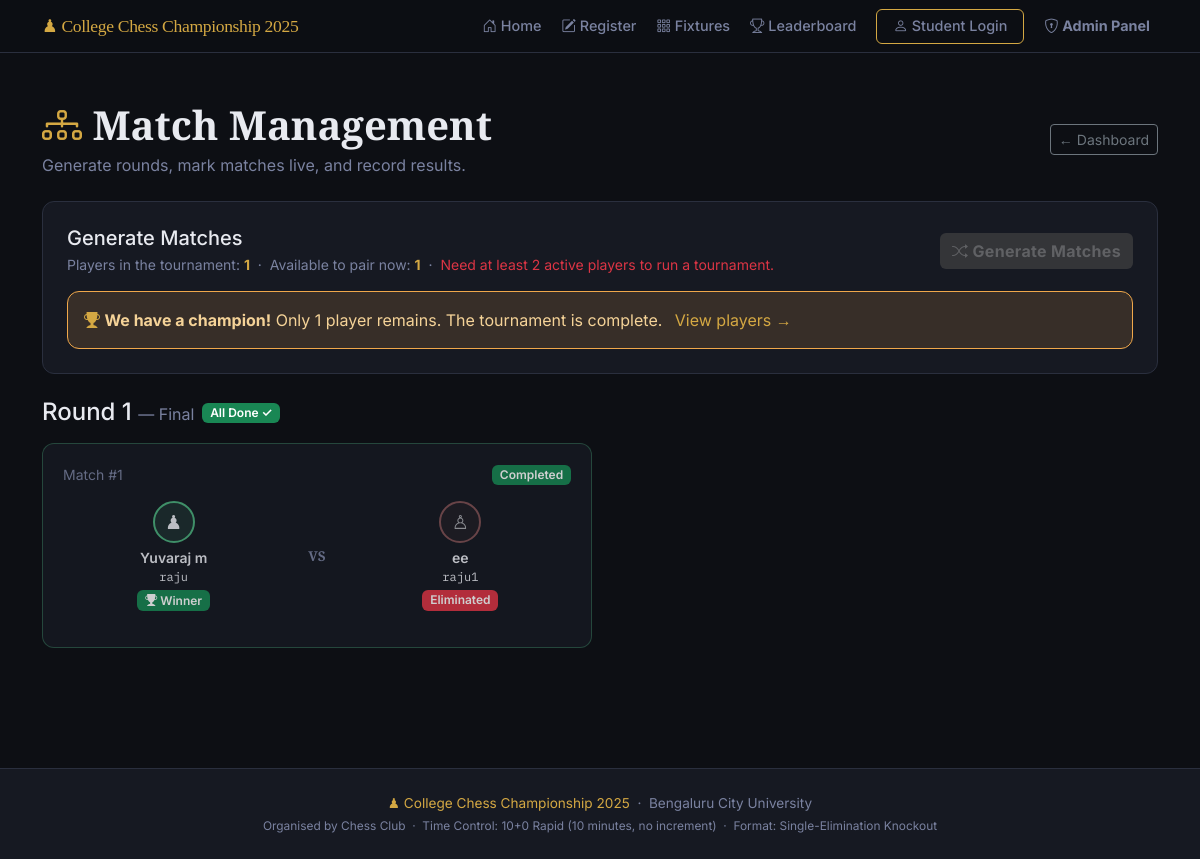
Before: /admin/matches (signed in) with the older database file.
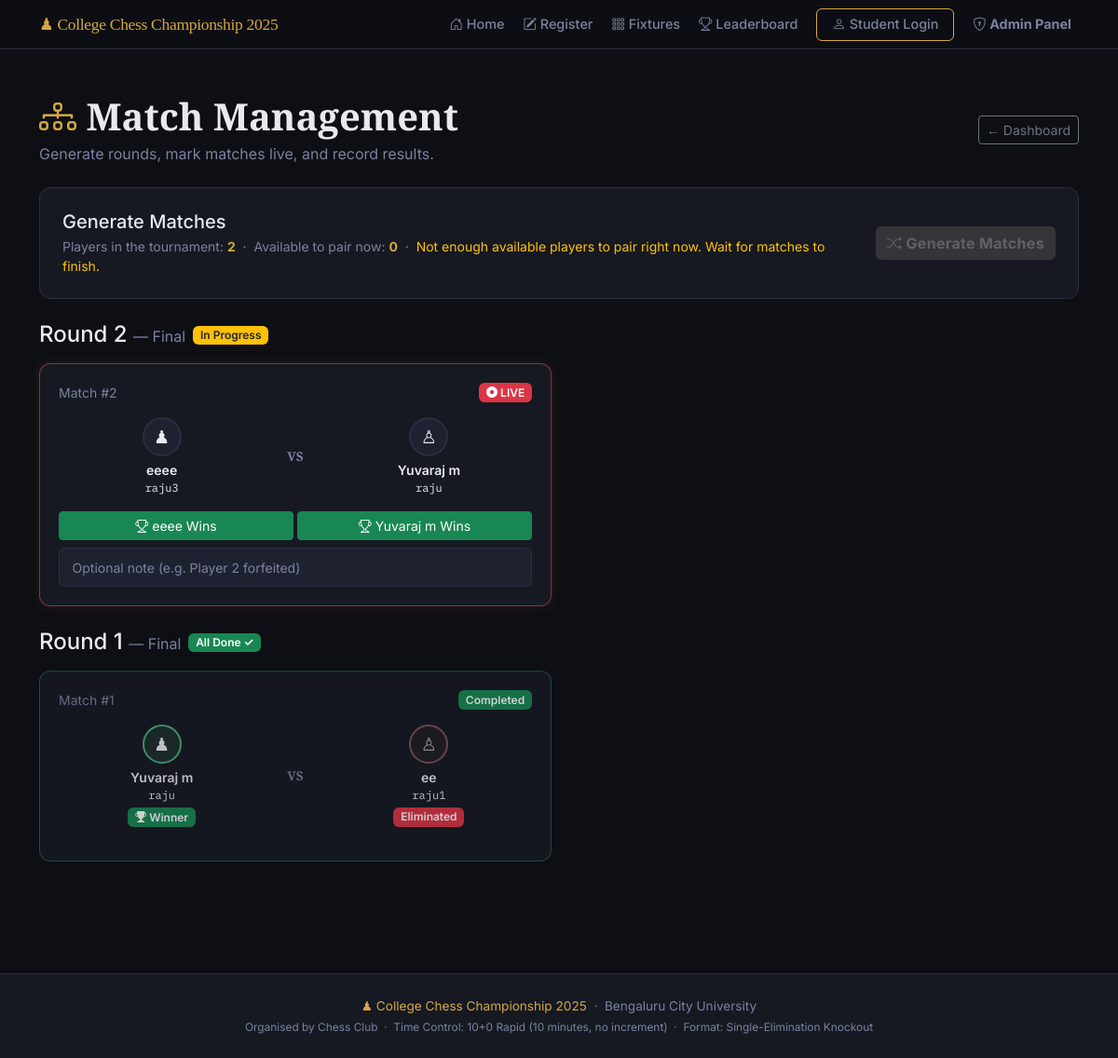
After: the same page with the newer database file.
### models.py (models this page shows, shortened)
class Match(db.Model):
    __tablename__ = "matches"
    id = db.Column(db.Integer, primary_key=True)
    round_number = db.Column(db.Integer, nullable=False)   # 1 = Round 1, 2 = QF, etc.
    round_label  = db.Column(db.String(50), nullable=True) # e.g. "Quarter-Final"
    player1_id = db.Column(db.Integer, db.ForeignKey("players.id"), nullable=False)
    player2_id = db.Column(db.Integer, db.ForeignKey("players.id"), nullable=True)
    winner_id = db.Column(db.Integer, db.ForeignKey("players.id"), nullable=True)
    status = db.Column(db.String(20), default="pending", nullable=False)
    created_at   = db.Column(db.DateTime, default=datetime.utcnow)
    completed_at = db.Column(db.DateTime, nullable=True)
    board_state   = db.Column(db.Text, nullable=True)       # JSON string of 8x8 board
    move_history  = db.Column(db.Text, default='[]')         # JSON array of move notations
    last_move     = db.Column(db.String(20), nullable=True)  # Last move in algebraic notation
    current_turn  = db.Column(db.String(10), default='white') # 'white' or 'black'
    move_count    = db.Column(db.Integer, default=0)          # Total moves played
    notes = db.Column(db.String(300), nullable=True)
    @property
    def is_bye(self):
        return self.player2_id is None

class Player(db.Model):
    __tablename__ = "players"
    id = db.Column(db.Integer, primary_key=True)
    full_name      = db.Column(db.String(100), nullable=False)
    roll_number    = db.Column(db.String(50),  unique=True, nullable=False)
    chess_username = db.Column(db.String(50),  unique=True, nullable=False)
    whatsapp       = db.Column(db.String(20),  nullable=False)
    registered_at = db.Column(db.DateTime, default=datetime.utcnow)
    is_approved   = db.Column(db.Boolean, default=False)   # Admin must approve
    is_eliminated = db.Column(db.Boolean, default=False)   # Set True after a loss
    wins      = db.Column(db.Integer, default=0)   # Total match wins
    losses    = db.Column(db.Integer, default=0)   # Total match losses
    points    = db.Column(db.Integer, default=0)   # 1 per win, used for ranking
    bye_count = db.Column(db.Integer, default=0)   # Number of byes received
    matches_as_p1 = db.relationship(
        "Match", foreign_keys="Match.player1_id",
        backref="player1", lazy="dynamic"
    )
    matches_as_p2 = db.relationship(
        "Match", foreign_keys="Match.player2_id",
        backref="player2", lazy="dynamic"
    )
    matches_won = db.relationship(
        "Match", foreign_keys="Match.winner_id",
        backref="winner", lazy="dynamic"
    )

### app.py (the view)
    @app.route("/admin/matches")
    @admin_required
    def admin_matches():
        max_round = db.session.query(db.func.max(Match.round_number)).scalar() or 0
        rounds_data = []
        for r in range(1, max_round + 1):
            matches_in_round = Match.query.filter_by(round_number=r)\
                                         .order_by(Match.id).all()
            all_done = all(m.status in ("completed", "bye") for m in matches_in_round)
            rounds_data.append({
                "round_number": r,
                "matches":      matches_in_round,
                "all_done":     all_done,
            })
        active_matches = Match.query.filter(Match.status.in_(["pending", "in_progress"])).all()
        busy_player_ids = set()
        for m in active_matches:
            if m.player1_id: busy_player_ids.add(m.player1_id)
            if m.player2_id: busy_player_ids.add(m.player2_id)
        if busy_player_ids:
            available_players_count = Player.query.filter(
                Player.is_approved == True,
                Player.is_eliminated == False,
                Player.id.notin_(busy_player_ids)
            ).count()
        else:
            available_players_count = Player.query.filter_by(is_approved=True, is_eliminated=False).count()
        can_generate = available_players_count >= 2
        return render_template(
            "admin_matches.html",
            rounds_data       = rounds_data,
            current_round     = max_round,
            active_players    = Player.query.filter_by(is_approved=True, is_eliminated=False).count(),
            available_players = available_players_count,
            can_generate      = can_generate,
        )

### templates/admin_matches.html (shortened to what the changed rows need)
{% extends "base.html" %}
{% block content %}
<section class="py-5">
  <div class="container">
    <div class="d-flex justify-content-between align-items-center mb-4">
      <div>
        <h1 class="chess-section-title mb-1">
          <i class="bi bi-diagram-3 chess-gold"></i> Match Management
        </h1>
      </div>
    </div>
    <div class="chess-card mb-4">
      <div class="row align-items-center">
        <div class="col">
          <p class="text-muted mb-0 small">
            Players in the tournament: <strong class="chess-gold">{{ active_players }}</strong>
            &nbsp;·&nbsp;
            Available to pair now: <strong class="chess-gold">{{ available_players }}</strong>
            &nbsp;·&nbsp;
            {% if can_generate %}
              <span class="text-success">Ready to pair!</span>
            {% elif active_players < 2 %}
              <span class="text-danger">Need at least 2 active players to run a tournament.</span>
            {% else %}
              <span class="text-warning">
                Not enough available players to pair right now. Wait for matches to finish.
              </span>
            {% endif %}
          </p>
        </div>
        <div class="col-auto">
        </div>
      </div>
      {% if active_players == 1 %}
        <div class="alert alert-warning mt-3 mb-0">
          <i class="bi bi-trophy-fill chess-gold"></i>
          <strong>We have a champion!</strong>
          Only 1 player remains. The tournament is complete.
          <a href="{{ url_for('admin_players') }}" class="chess-link ms-2">
            View players →
          </a>
        </div>
      {% endif %}
    </div>
    {% if rounds_data %}
      {% for round_info in rounds_data | reverse %}
        <div class="mb-4">
          <div class="d-flex align-items-center gap-2 mb-3">
            <h4 class="mb-0">
              Round {{ round_info.round_number }}
              {% if round_info.matches %}
                <span class="text-muted fw-normal fs-6">
                  — {{ round_info.matches[0].round_label or '' }}
                </span>
              {% endif %}
            </h4>
            {% if round_info.all_done %}
              <span class="badge bg-success">All Done ✓</span>
            {% else %}
              <span class="badge bg-warning text-dark">In Progress</span>
            {% endif %}
          </div>
          <div class="row g-3">
            {% for match in round_info.matches %}
              <div class="col-md-6">
                <div class="chess-admin-match-card
                  {{ 'completed' if match.status == 'completed' }}
                  {{ 'live' if match.status == 'in_progress' }}
                  {{ 'bye' if match.status == 'bye' }}
                ">
                  <div class="d-flex justify-content-between align-items-center mb-3">
                    <span class="small text-muted">Match #{{ match.id }}</span>
                    {% if match.status == "pending" %}
                      <span class="badge bg-warning text-dark">Pending</span>
                    {% elif match.status == "in_progress" %}
                      <span class="badge bg-danger">
                        <i class="bi bi-record-circle-fill"></i> LIVE
                      </span>
                    {% elif match.status == "completed" %}
                      <span class="badge bg-success">Completed</span>
                    {% elif match.status == "bye" %}
                      <span class="badge bg-secondary">BYE</span>
                    {% endif %}
                  </div>
                  <div class="row text-center mb-3">
                    <div class="col">
                      <div class="chess-mini-avatar
                        {{ 'winner' if match.winner_id == match.player1_id and match.status in ('completed','bye') }}
                        {{ 'loser'  if match.winner_id == match.player2_id and match.status == 'completed' }}
                      ">♟</div>
                      <div class="small fw-semibold mt-1">{{ match.player1.full_name }}</div>
                      <div class="chess-mono" style="font-size:0.75rem;">
                        {{ match.player1.chess_username }}
                      </div>
                      {% if match.winner_id == match.player1_id and match.status in ('completed','bye') %}
                        <span class="badge bg-success mt-1">
                          <i class="bi bi-trophy-fill"></i> Winner
                        </span>
                      {% elif match.winner_id == match.player2_id and match.status == 'completed' %}
                        <span class="badge bg-danger mt-1">Eliminated</span>
                      {% endif %}
                    </div>
                    <div class="col-auto d-flex align-items-center">
                      <span class="chess-vs-small">VS</span>
                    </div>
                    <div class="col">
                      {% if match.is_bye %}
                        <div class="chess-mini-avatar bye">🎖</div>
                        <div class="small fw-semibold mt-1">BYE</div>
                        <div class="chess-mono text-muted" style="font-size:0.75rem;">—</div>
                      {% else %}
                        <div class="chess-mini-avatar
                          {{ 'winner' if match.winner_id == match.player2_id and match.status == 'completed' }}
                          {{ 'loser'  if match.winner_id == match.player1_id and match.status == 'completed' }}
                        ">♙</div>
                        <div class="small fw-semibold mt-1">{{ match.player2.full_name }}</div>
                        <div class="chess-mono" style="font-size:0.75rem;">
                          {{ match.player2.chess_username }}
                        </div>
                        {% if match.winner_id == match.player2_id and match.status == 'completed' %}
                          <span class="badge bg-success mt-1">
                            <i class="bi bi-trophy-fill"></i> Winner
                          </span>
                        {% elif match.winner_id == match.player1_id and match.status == 'completed' %}
                          <span class="badge bg-danger mt-1">Eliminated</span>
                        {% endif %}
                      {% endif %}
                    </div>
                  </div>
                  {% if match.status in ("pending", "in_progress") and not match.is_bye %}
                    <form method="POST"
                          action="{{ url_for('admin_set_result', match_id=match.id) }}"
                          class="mt-2">
                      <div class="row g-1 mb-2">
                        <div class="col">
                          <button type="submit" name="winner" value="player1"
                                  class="btn btn-success btn-sm w-100"
                                  onclick="return confirm('{{ match.player1.full_name }} wins?')">
                            <i class="bi bi-trophy"></i>
                            {{ match.player1.full_name | truncate(12) }} Wins
                          </button>
                        </div>
                        <div class="col">
                          <button type="submit" name="winner" value="player2"
                                  class="btn btn-success btn-sm w-100"
                                  onclick="return confirm('{{ match.player2.full_name }} wins?')">
                            <i class="bi bi-trophy"></i>
                            {{ match.player2.full_name | truncate(12) }} Wins
                          </button>
                        </div>
                      </div>
                      <input type="text" name="notes" class="form-control form-control-sm chess-input"
                             placeholder="Optional note (e.g. Player 2 forfeited)" />
                    </form>
                  {% endif %}
                </div>
              </div>
            {% endfor %}
          </div>
        </div>
      {% endfor %}
    {% endif %}
  </div>
</section>
{% endblock %}

Changed rows visible on the page:
added Match: round_label "Final", id "2", status "in_progress" (drawn), player1.full_name "eeee", player1.chess_username "raju3", player2.full_name "Yuvaraj m", player2.chess_username "raju"
Other visible differences:
{{ active_players }}: "1" → "2"
{{ available_players }}: "1" → "0"
text no longer shown: "Need at least 2 active players to run a tournament. We have a champion! Only 1 player remains. The tournament is complete. View players →"
text now shown: "Not enough available players to pair right now. Wait for matches to finish."
new list line: "Round 2 — In Progress"
